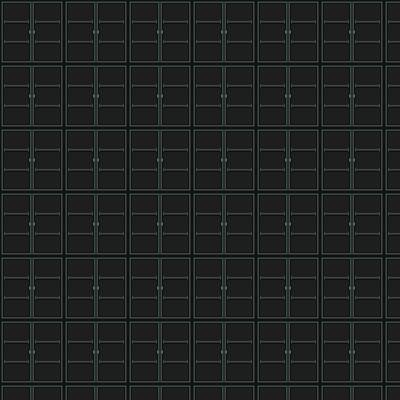

Tiled map render using the project's own tile images. Description and the whole map definition, tile-layer contents included, below:
An orthogonal 25x25 tile map with 16x16 px tiles, 1 tile layer (Capa de patrones 1).

<map version="1.4" tiledversion="2020.10.30" orientation="orthogonal" renderorder="right-down" width="25" height="25" tilewidth="16" tileheight="16" infinite="0" nextlayerid="2" nextobjectid="1">
 <tileset firstgid="1" source="tilesetBien.tsx" />
 <layer id="1" name="Capa de patrones 1" width="25" height="25">
  <data encoding="csv">
1,2,3,4,1,2,3,4,1,2,3,4,1,2,3,4,1,2,3,4,1,2,3,4,1,
9,10,11,12,9,10,11,12,9,10,11,12,9,10,11,12,9,10,11,12,9,10,11,12,9,
17,18,19,20,17,18,19,20,17,18,19,20,17,18,19,20,17,18,19,20,17,18,19,20,17,
25,26,27,28,25,26,27,28,25,26,27,28,25,26,27,28,25,26,27,28,25,26,27,28,25,
1,2,3,4,1,2,3,4,1,2,3,4,1,2,3,4,1,2,3,4,1,2,3,4,1,
9,10,11,12,9,10,11,12,9,10,11,12,9,10,11,12,9,10,11,12,9,10,11,12,9,
17,18,19,20,17,18,19,20,17,18,19,20,17,18,19,20,17,18,19,20,17,18,19,20,17,
25,26,27,28,25,26,27,28,25,26,27,28,25,26,27,28,25,26,27,28,25,26,27,28,25,
1,2,3,4,1,2,3,4,1,2,3,4,1,2,3,4,1,2,3,4,1,2,3,4,1,
9,10,11,12,9,10,11,12,9,10,11,12,9,10,11,12,9,10,11,12,9,10,11,12,9,
17,18,19,20,17,18,19,20,17,18,19,20,17,18,19,20,17,18,19,20,17,18,19,20,17,
25,26,27,28,25,26,27,28,25,26,27,28,25,26,27,28,25,26,27,28,25,26,27,28,25,
1,2,3,4,1,2,3,4,1,2,3,4,1,2,3,4,1,2,3,4,1,2,3,4,1,
9,10,11,12,9,10,11,12,9,10,11,12,9,10,11,12,9,10,11,12,9,10,11,12,9,
17,18,19,20,17,18,19,20,17,18,19,20,17,18,19,20,17,18,19,20,17,18,19,20,17,
25,26,27,28,25,26,27,28,25,26,27,28,25,26,27,28,25,26,27,28,25,26,27,28,25,
1,2,3,4,1,2,3,4,1,2,3,4,1,2,3,4,1,2,3,4,1,2,3,4,1,
9,10,11,12,9,10,11,12,9,10,11,12,9,10,11,12,9,10,11,12,9,10,11,12,9,
17,18,19,20,17,18,19,20,17,18,19,20,17,18,19,20,17,18,19,20,17,18,19,20,17,
25,26,27,28,25,26,27,28,25,26,27,28,25,26,27,28,25,26,27,28,25,26,27,28,25,
1,2,3,4,1,2,3,4,1,2,3,4,1,2,3,4,1,2,3,4,1,2,3,4,1,
9,10,11,12,9,10,11,12,9,10,11,12,9,10,11,12,9,10,11,12,9,10,11,12,9,
17,18,19,20,17,18,19,20,17,18,19,20,17,18,19,20,17,18,19,20,17,18,19,20,17,
25,26,27,28,25,26,27,28,25,26,27,28,25,26,27,28,25,26,27,28,25,26,27,28,25,
1,2,3,4,1,2,3,4,1,2,3,4,1,2,3,4,1,2,3,4,1,2,3,4,1
</data>
 </layer>
</map>
